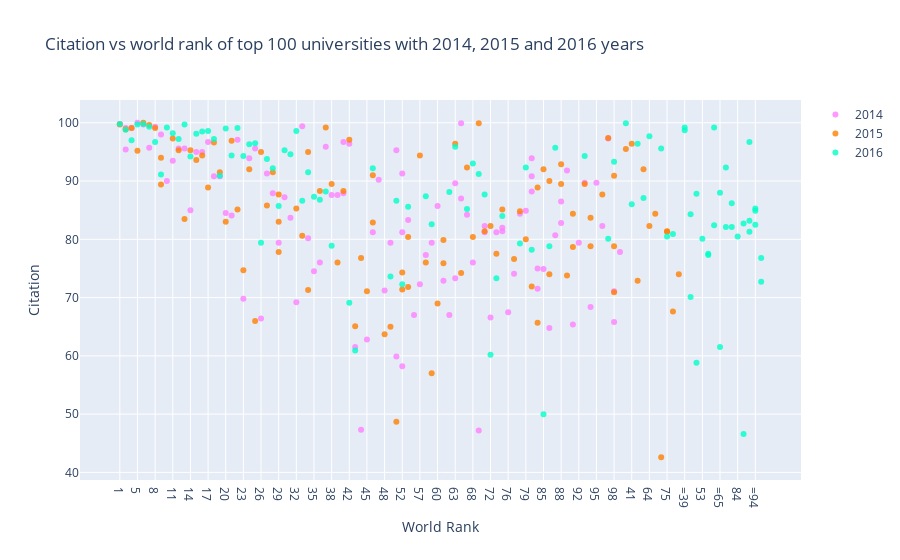

Notebook source saved alongside this figure:
### Markdown cell above
<a id="3"></a> <br>
# Scatter
<font color='red'>
Scatter Example: Citation vs world rank of top 100 universities with 2014, 2015 and 2016 years
<font color='black'>
* Import graph_objs as *go*
* Creating traces
    * x = x axis
    * y = y axis
    * mode = type of plot like marker, line or line + markers
    * name = name of the plots
    * marker = marker is used with dictionary. 
        * color = color of lines. It takes RGB (red, green, blue) and opacity (alpha)
    * text = The hover text (hover is curser)
* data = is a list that we add traces into it
* layout = it is dictionary.
    * title = title of layout
    * x axis = it is dictionary
        * title = label of x axis
        * ticklen = length of x axis ticks
        * zeroline = showing zero line or not
    * y axis = it is dictionary and same with x axis
* fig = it includes data and layout
* iplot() = plots the figure(fig) that is created by data and layout

### Code cell
# prepare data frames
df2014 = timesData[timesData.year == 2014].iloc[:100,:]
df2015 = timesData[timesData.year == 2015].iloc[:100,:]
df2016 = timesData[timesData.year == 2016].iloc[:100,:]
# import graph objects as "go"
import plotly.graph_objs as go
# creating trace1
trace1 =go.Scatter(
                    x = df2014.world_rank,
                    y = df2014.citations,
                    mode = "markers",
                    name = "2014",
                    marker = dict(color = 'rgba(255, 128, 255, 0.8)'),
                    text= df2014.university_name)
# creating trace2
trace2 =go.Scatter(
                    x = df2015.world_rank,
                    y = df2015.citations,
                    mode = "markers",
                    name = "2015",
                    marker = dict(color = 'rgba(255, 128, 2, 0.8)'),
                    text= df2015.university_name)
# creating trace3
trace3 =go.Scatter(
                    x = df2016.world_rank,
                    y = df2016.citations,
                    mode = "markers",
                    name = "2016",
                    marker = dict(color = 'rgba(0, 255, 200, 0.8)'),
                    text= df2016.university_name)
data = [trace1, trace2, trace3]
layout = dict(title = 'Citation vs world rank of top 100 universities with 2014, 2015 and 2016 years',
              xaxis= dict(title= 'World Rank',ticklen= 5,zeroline= False),
              yaxis= dict(title= 'Citation',ticklen= 5,zeroline= False)
             )
fig = dict(data = data, layout = layout)
iplot(fig)

### Figure 1 — Plotly figure (JSON) as saved in the notebook; plotly's stock layout.template omitted (floating-point values rounded to 4 significant figures)
{"data": [{"marker": {"color": "rgba(255, 128, 255, 0.8)"}, "mode": "markers", "name": "2014", "text": ["California Institute of Technology", "Harvard University", "University of Oxford", "Stanford University", "Massachusetts Institute of Technology", "Princeton University", "University of Cambridge", "University of California, Berkeley", "University of Chicago", "Imperial College London", "Yale University", "University of California, Los Angeles", "Columbia University", "ETH Zurich – Swiss Federal Institute of Technology Zurich", "Johns Hopkins University", "University of Pennsylvania", "Duke University", "University of Michigan", "Cornell University", "University of Toronto", "University College London", "Northwestern University", "University of Tokyo", "Carnegie Mellon University", "University of Washington", "National University of Singapore", "University of Texas at Austin", "Georgia Institute of Technology", "University of Illinois at Urbana-Champaign", "University of Wisconsin-Madison", "University of British Columbia", "London School of Economics and Political Science", "University of California, Santa Barbara", "University of Melbourne", "McGill University", "Karolinska Institute", "École Polytechnique Fédérale de Lausanne", "King’s College London", "University of Edinburgh", "New York University", "University of California, San Diego", "Washington University in St Louis", "University of Hong Kong", "Seoul National University", "Peking University", "University of Minnesota", "University of North Carolina at Chapel Hill", "Australian National University", "Pennsylvania State University", "Boston University", "Tsinghua University", "Brown University", "Kyoto University", "University of California, Davis", "LMU Munich", "Korea Advanced Institute of Science and Technology (KAIST)", "Hong Kong University of Science and Technology", "University of Manchester", "Ohio State University", "Pohang University of Science and Technology", "KU Leuven", "Purdue University", "The University of Queensland", "University of Göttingen", "Rice University", "École Normale Supérieure", "Leiden University", "Heidelberg University", "Delft University of Technology", "University of Southern California", "École Polytechnique", "University of Sydney", "Erasmus University Rotterdam", "University of Basel", "Utrecht University", "Nanyang Technological University", "Wageningen University and Research Center", "University of Pittsburgh", "University of Bristol", "Durham University", "Emory University", "Tufts University", "Michigan State University", "University of Amsterdam", "Ghent University", "Free University of Berlin", "Technical University of Munich", "Case Western Reserve University", "Vanderbilt University", "University of Notre Dame", "Monash University", "McMaster University", "University of California, Irvine", "Humboldt University of Berlin", "University of Rochester", "Pierre and Marie Curie University", "University of Colorado Boulder", "Maastricht University", "University of Groningen", "University of Helsinki"], "type": "scatter", "x": ["1", "2", "2", "4", "5", "6", "7", "8", "9", "10", "11", "12", "13", "14", "15", "16", "17", "18", "19", "20", "21", "22", "23", "24", "25", "26", "27", "28", "29", "30", "31", "32", "33", "34", "35", "36", "37", "38", "39", "40", "40", "42", "43", "44", "45", "46", "47", "48", "49", "50", "50", "52", "52", "52", "55", "56", "57", "58", "59", "60", "61", "62", "63", "63", "65", "65", "67", "68", "69", "70", "70", "72", "73", "74", "74", "76", "77", "78", "79", "80", "80", "80", "83", "83", "85", "86", "87", "88", "88", "90", "91", "92", "93", "94", "95", "96", "97", "98", "98", "100"], "y": [99.8, 99.1, 95.4, 99.1, 100, 99.7, 95.7, 99.3, 98, 90, 93.5, 95.6, 95.6, 85, 95, 95, 96.7, 90.8, 90.8, 84.5, 84.1, 97.1, 69.8, 93.9, 95.6, 66.4, 91.3, 87.9, 79.4, 87.2, 83.7, 69.2, 99.4, 80.2, 74.5, 76, 95.9, 87.6, 87.6, 87.9, 96.7, 96.4, 61.5, 47.3, 62.8, 81.2, 90.2, 71.2, 79.4, 95.3, 59.9, 91.3, 58.2, 81.2, 83.3, 67, 72.3, 77.3, 79.4, 85.7, 72.9, 67, 73.3, 89.6, 99.9, 87, 84.2, 76, 47.2, 81.2, 82.3, 66.6, 81.2, 81.4, 82, 67.5, 74.1, 84.4, 84.9, 88.2, 90.8, 93.9, 71.5, 75, 74.9, 64.8, 80.7, 82.8, 86.5, 91.8, 65.4, 79.4, 89.7, 68.4, 89.7, 82.3, 97.3, 65.8, 71.1, 77.8]}, {"marker": {"color": "rgba(255, 128, 2, 0.8)"}, "mode": "markers", "name": "2015", "text": ["California Institute of Technology", "Harvard University", "University of Oxford", "Stanford University", "University of Cambridge", "Massachusetts Institute of Technology", "Princeton University", "University of California, Berkeley", "Imperial College London", "Yale University", "University of Chicago", "University of California, Los Angeles", "ETH Zurich – Swiss Federal Institute of Technology Zurich", "Columbia University", "Johns Hopkins University", "University of Pennsylvania", "University of Michigan", "Duke University", "Cornell University", "University of Toronto", "Northwestern University", "University College London", "University of Tokyo", "Carnegie Mellon University", "National University of Singapore", "University of Washington", "Georgia Institute of Technology", "University of Texas at Austin", "LMU Munich", "University of Illinois at Urbana-Champaign", "University of Wisconsin-Madison", "University of British Columbia", "University of Melbourne", "London School of Economics and Political Science", "École Polytechnique Fédérale de Lausanne", "University of Edinburgh", "University of California, Santa Barbara", "New York University", "McGill University", "King’s College London", "University of California, San Diego", "Washington University in St Louis", "University of Hong Kong", "Karolinska Institute", "Australian National University", "University of Minnesota", "University of North Carolina at Chapel Hill", "Peking University", "Tsinghua University", "Seoul National University", "Hong Kong University of Science and Technology", "Korea Advanced Institute of Science and Technology (KAIST)", "University of Manchester", "Brown University", "KU Leuven", "University of California, Davis", "Boston University", "Pennsylvania State University", "Kyoto University", "University of Sydney", "Nanyang Technological University", "École Polytechnique", "Scuola Normale Superiore di Pisa", "Leiden University", "The University of Queensland", "Pohang University of Science and Technology", "University of Göttingen", "Ohio State University", "Rice University", "Heidelberg University", "Delft University of Technology", "Erasmus University Rotterdam", "Wageningen University and Research Center", "University of Bristol", "University of Basel", "University of Southern California", "University of Amsterdam", "École Normale Supérieure", "Utrecht University", "Humboldt University of Berlin", "Free University of Berlin", "Michigan State University", "Durham University", "Monash University", "Middle East Technical University", "University of Arizona", "University of Notre Dame", "Tufts University", "University of California, Irvine", "Ghent University", "University of Massachusetts", "University of Pittsburgh", "Emory University", "McMaster University", "University of Glasgow", "Vanderbilt University", "University of Colorado Boulder", "Stockholm University", "Technical University of Munich", "Uppsala University"], "type": "scatter", "x": ["1", "2", "3", "4", "5", "6", "7", "8", "9", "9", "11", "12", "13", "14", "15", "16", "17", "18", "19", "20", "21", "22", "23", "24", "25", "26", "27", "28", "29", "29", "29", "32", "33", "34", "34", "36", "37", "38", "39", "40", "41", "42", "43", "44", "45", "46", "46", "48", "49", "50", "51", "52", "52", "54", "55", "55", "57", "58", "59", "60", "61", "61", "63", "64", "65", "66", "67", "68", "69", "70", "71", "72", "73", "74", "75", "75", "77", "78", "79", "80", "81", "82", "83", "83", "85", "86", "86", "88", "88", "90", "91", "91", "93", "94", "94", "96", "97", "98", "98", "98"], "y": [99.7, 98.9, 95.5, 99.1, 95.2, 100, 99.6, 99.1, 89.4, 94, 97.3, 95.3, 83.5, 95.3, 93.6, 94.4, 88.9, 96.6, 91.5, 83, 96.9, 85.1, 74.7, 92, 66, 95, 85.8, 91.5, 83, 77.8, 87.7, 85.3, 80.6, 71.3, 95, 88.3, 99.2, 89.5, 76, 88.3, 96.4, 97.1, 65.1, 76.8, 71.1, 82.9, 91, 63.7, 65, 48.7, 72.9, 71.4, 74.3, 92, 71.8, 80.4, 94.4, 76, 57, 69, 75.9, 79.9, 96.4, 82.3, 74.2, 84.4, 92.3, 80.4, 99.9, 81.4, 42.6, 82.3, 77.5, 85.1, 81.4, 81.3, 76.6, 84.8, 80, 71.9, 67.6, 74, 88.9, 65.7, 92, 74, 90, 92.9, 89.5, 73.8, 78.7, 84.4, 89.5, 78.8, 83.7, 87.7, 97.4, 90.9, 78.8, 70.9]}, {"marker": {"color": "rgba(0, 255, 200, 0.8)"}, "mode": "markers", "name": "2016", "text": ["California Institute of Technology", "University of Oxford", "Stanford University", "University of Cambridge", "Massachusetts Institute of Technology", "Harvard University", "Princeton University", "Imperial College London", "ETH Zurich – Swiss Federal Institute of Technology Zurich", "University of Chicago", "Johns Hopkins University", "Yale University", "University of California, Berkeley", "University College London", "Columbia University", "University of California, Los Angeles", "University of Pennsylvania", "Cornell University", "University of Toronto", "Duke University", "University of Michigan", "Carnegie Mellon University", "London School of Economics and Political Science", "University of Edinburgh", "Northwestern University", "National University of Singapore", "King’s College London", "Karolinska Institute", "LMU Munich", "New York University", "École Polytechnique Fédérale de Lausanne", "University of Washington", "University of Melbourne", "University of British Columbia", "KU Leuven", "University of Illinois at Urbana-Champaign", "Heidelberg University", "McGill University", "University of California, San Diego", "University of California, Santa Barbara", "Georgia Institute of Technology", "Peking University", "University of Tokyo", "University of California, Davis", "University of Hong Kong", "University of Texas at Austin", "Tsinghua University", "Wageningen University and Research Center", "Humboldt University of Berlin", "University of Wisconsin-Madison", "Brown University", "Australian National University", "Technical University of Munich", "École Normale Supérieure", "Nanyang Technological University", "University of Manchester", "University of Sydney", "University of Amsterdam", "Hong Kong University of Science and Technology", "The University of Queensland", "Washington University in St Louis", "Utrecht University", "University of North Carolina at Chapel Hill", "Boston University", "Delft University of Technology", "University of Minnesota", "Leiden University", "University of Southern California", "University of Bristol", "Durham University", "Erasmus University Rotterdam", "Free University of Berlin", "Monash University", "University of Groningen", "Pennsylvania State University", "University of Glasgow", "University of Helsinki", "University of Tübingen", "University of Pittsburgh", "University of Warwick", "Uppsala University", "University of Copenhagen", "University of New South Wales", "University of Freiburg", "Seoul National University", "University of St Andrews", "Vanderbilt University", "Kyoto University", "Maastricht University", "Emory University", "Lund University", "Ohio State University", "University of Exeter", "University of Bonn", "Georgetown University", "McMaster University", "University of Sheffield", "Queen Mary University of London", "University of Göttingen", "Michigan State University"], "type": "scatter", "x": ["1", "2", "3", "4", "5", "6", "7", "8", "9", "10", "11", "12", "13", "14", "15", "16", "17", "18", "19", "20", "21", "22", "23", "24", "25", "26", "27", "28", "29", "30", "31", "32", "33", "34", "35", "36", "37", "38", "=39", "=39", "41", "42", "43", "=44", "=44", "46", "=47", "=47", "49", "50", "51", "52", "53", "54", "55", "=56", "=56", "58", "59", "=60", "=60", "62", "63", "64", "=65", "=65", "67", "68", "69", "70", "71", "72", "73", "74", "75", "=76", "=76", "78", "79", "80", "81", "=82", "=82", "84", "85", "86", "87", "=88", "=88", "=90", "=90", "=90", "93", "=94", "=94", "=94", "97", "98", "=99", "=99"], "y": [99.8, 98.8, 99.9, 97, 99.7, 99.8, 99.3, 96.7, 91.1, 99.2, 98.2, 97.2, 99.7, 94.2, 98.1, 98.5, 98.6, 97.2, 90.9, 99, 94.4, 99.1, 94.3, 96.3, 96.5, 79.4, 93.8, 92.2, 85.7, 95.3, 94.6, 98.6, 86.6, 91.5, 87.3, 86.8, 88.2, 78.9, 98.7, 99.2, 86, 69.1, 60.9, 84.3, 70.1, 92.2, 58.8, 87.8, 73.6, 86.6, 96.4, 72.3, 80.1, 87.1, 85.6, 77.3, 77.5, 87.4, 82.6, 82.4, 99.2, 88.1, 95.9, 97.7, 61.5, 88, 85.2, 93, 91.2, 87.7, 95.6, 60.2, 73.3, 84, 80.5, 92.3, 82.1, 79.3, 92.3, 78.2, 80.9, 86.2, 82.1, 80.5, 50, 78.8, 95.7, 46.6, 82.7, 96.7, 81.3, 83.2, 94.3, 85.3, 82.5, 84.9, 80.1, 93.3, 72.7, 76.8]}], "layout": {"title": {"text": "Citation vs world rank of top 100 universities with 2014, 2015 and 2016 years"}, "xaxis": {"ticklen": 5, "title": {"text": "World Rank"}, "zeroline": false}, "yaxis": {"ticklen": 5, "title": {"text": "Citation"}, "zeroline": false}}}
